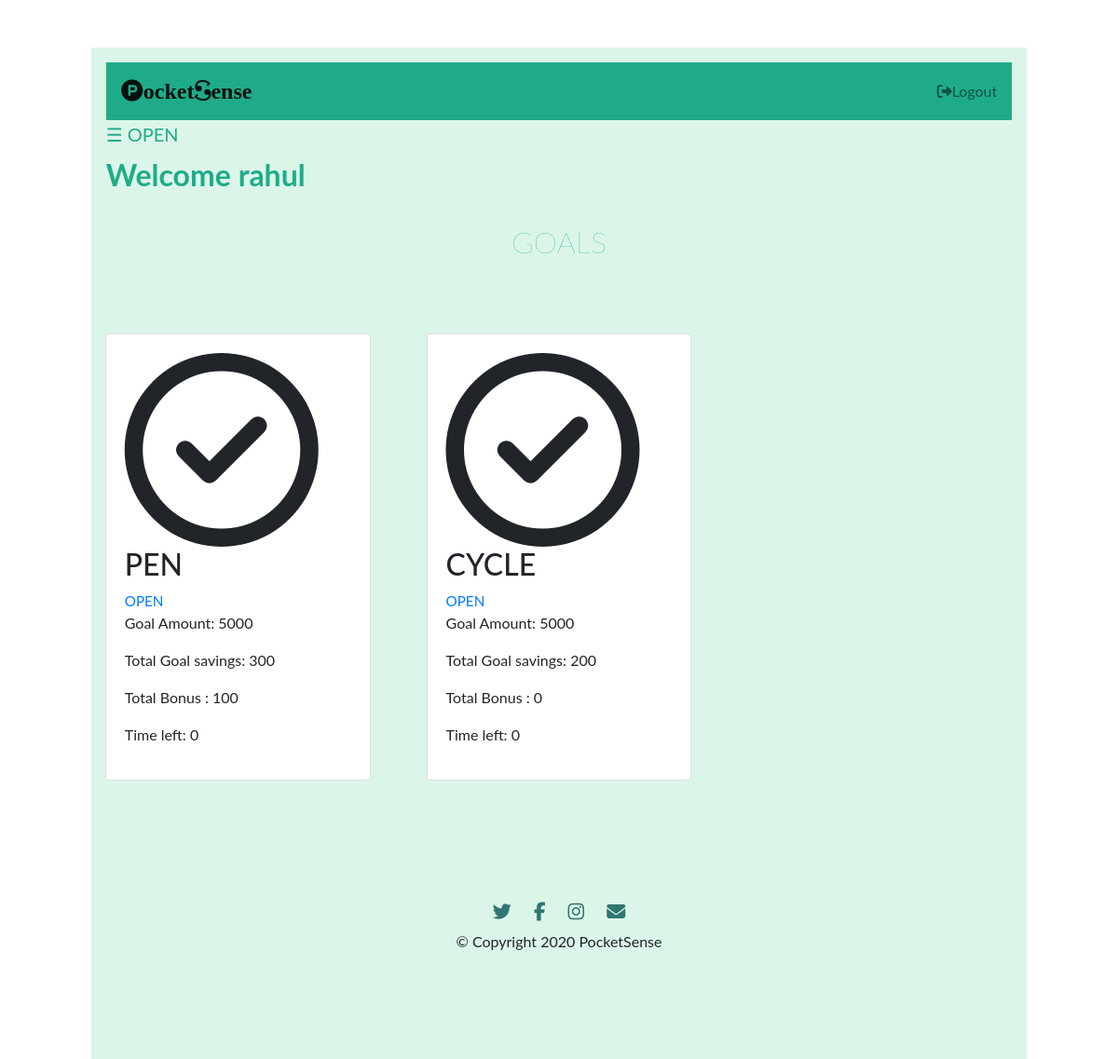
/task/index (signed in), run on an earlier commit of the app's database.
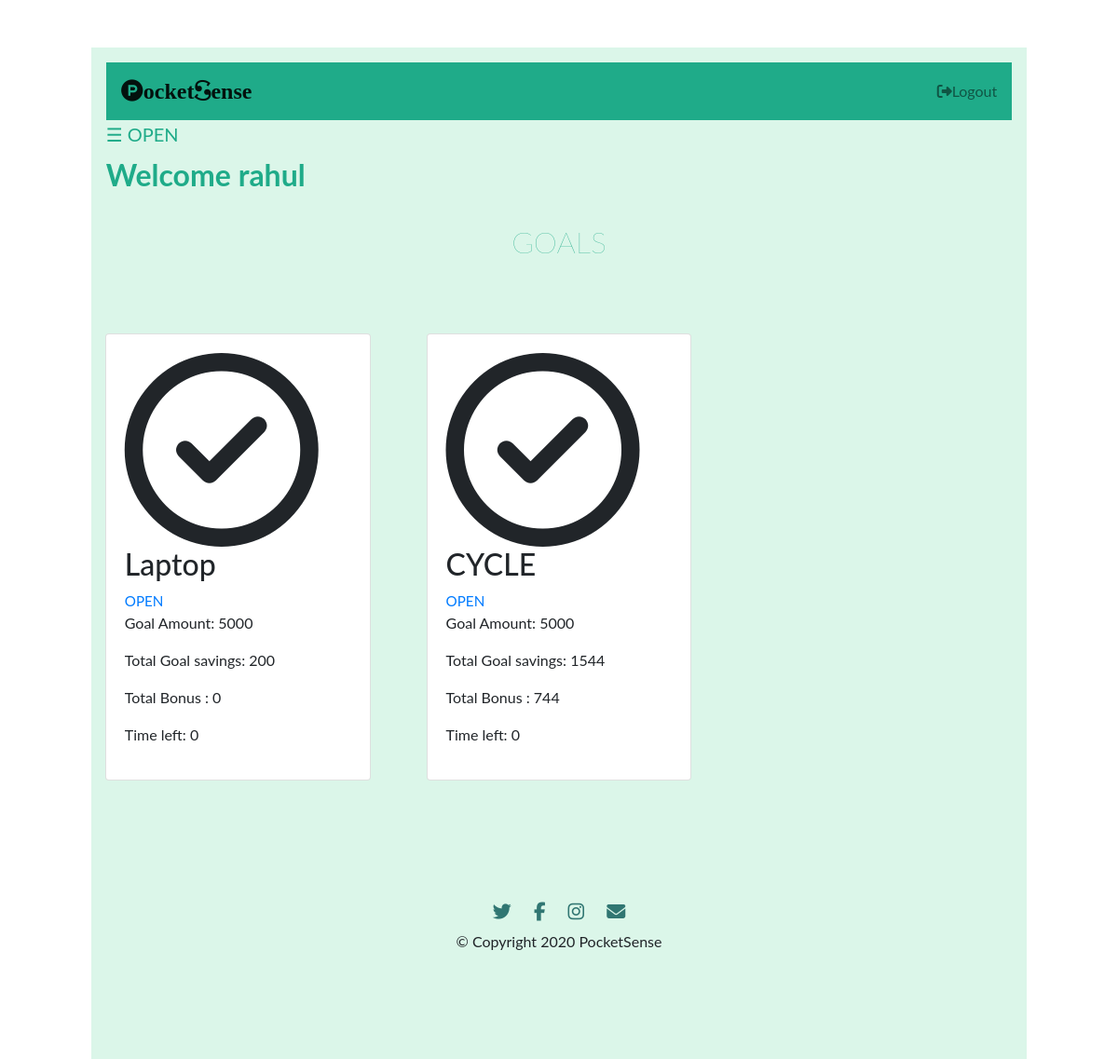
And on a later commit of the database.
### tables this page shows
CREATE TABLE parent(
	parent_id INTEGER PRIMARY KEY AUTOINCREMENT,
	parent_username TEXT UNIQUE NOT NULL,
	parent_email TEXT UNIQUE NOT NULL,
	parent_password TEXT NOT NULL
);

CREATE TABLE goal(
	goal_id INTEGER PRIMARY KEY AUTOINCREMENT,
	author_id INTEGER ,
	task_author INTEGER,

	goal_name TEXT UNIQUE ,
	income_amt INTEGER ,
	goal_amt INTEGER ,
	goal_saving INTEGER,

	fix_saving_amt INTEGER,
	saving_amt INTEGER ,
	emergency_amt INTEGER ,
	
	bonus INTEGER ,
    time_left INTEGER ,
	personal_amt INTEGER ,
	counter INTEGER,

	created TIMESTAMP DEFAULT CURRENT_TIMESTAMP,


	task_name  TEXT,

	task_amt INTEGER,
	task_count INTEGER,
	
	FOREIGN KEY (author_id) REFERENCES child (child_id),
	
	FOREIGN KEY (task_author) REFERENCES parent (parent_id)

);

### fin/task.py (the view)
@bp.route('/index' ,  methods = ('GET' , 'POST'))
@parent_login_required
def index():
    db = get_db()
    goals = db.execute(
        'SELECT go.goal_id , child_username , goal_amt , goal_name , saving_amt , bonus , time_left , author_id , goal_saving'
        ' FROM goal go JOIN child u ON go.author_id = u.child_id'
        ' ORDER BY created DESC'
    ).fetchall()
    return render_template('task/index.html', goals=goals)

### fin/auth.py (called while the page is built)
@bp.before_app_request
def load_logged_in_parent():
    parent_id = session.get('parent_id')
    if parent_id is None:
        g.parent = None
    else:
        g.parent = get_db().execute(
            'SELECT * FROM parent WHERE parent_id = ?', (parent_id,)
        ).fetchone()

def parent_login_required(view):
    @functools.wraps(view)
    def wrapped_view(**kwargs):
        if g.parent is None:
            return redirect(url_for('auth.parent_login'))
        return view(**kwargs)
    return wrapped_view

@bp.before_app_request
def load_logged_in_child():
    child_id = session.get('child_id')
    if child_id is None:
        g.child = None
    else:
        g.child = get_db().execute(
            'SELECT * FROM child WHERE child_id = ?', (child_id,)
        ).fetchone()

### fin/db.py (called while the page is built)
def get_db():
	if 'db' not in g:
		g.db = sqlite3.connect( current_app.config['DATABASE'] , detect_types=sqlite3.PARSE_DECLTYPES)
		g.db.row_factory = sqlite3.Row
	return g.db

### fin/templates/task/index.html (shortened to what this page needs)
<!DOCTYPE html>
<html>
<head>
  <link rel="stylesheet" href="https://stackpath.bootstrapcdn.com/bootstrap/4.5.0/css/bootstrap.min.css">
<link rel="stylesheet" href="{{ url_for('static', filename='account.css') }}">
</head>
<body>
  <section id="main">
  <div class="container-fluid">
    <section id="first">
      <div id="main">
        <nav class="navbar navbar-light" style="background-color: #1fab89;">
          <a class="navbar-brand" href=""><i class="fa fa-product-hunt" aria-hidden="true"></i>ocket<i class="fa fa-scribd" aria-hidden="true"></i>ense</a>
          <ul class="navbar-nav ml-auto">
            <li class="nav-item">
              {% if g.parent %}
              <a class="nav-link" href="{{ url_for('auth.parent_logout') }}"><i class="fa fa-sign-out" aria-hidden="true"></i>Logout</a>
              {% endif %}
            </li>
          </ul>
        </nav>
        <span class="op" style="font-size:20px;cursor:pointer" onclick="openNav()">&#9776; OPEN</span>
         {% if g.parent %}
        <h2 class="title">Welcome {{ g.parent['parent_username'] }}</h2>
        {% endif %}
      </div>
    <section id="third">
      <h2 class="title_goal">GOALS</h2>
      <div class="card-deck row">
         {% for goal in goals %}
         {% if g.parent['parent_id'] == goal['author_id'] %}
        <div class="pricing-column col-lg-4 col-md-6">
          <div class="card">
            <div class="card-body">
                 <i class="fa fa-ch fa-check-circle-o" aria-hidden="true"></i>
                <h2>{{ goal['goal_name'] }}</h2>
                 <a style = font-size:95%; class="action" href="{{ url_for('task.display' , id=goal['goal_id'])}}">OPEN</a>
                <p class="price-p">Goal Amount: {{ goal['goal_amt'] }}</p>
                <p class="price-p">Total Goal savings: {{ goal['goal_saving'] }}</p>
                <p class="price-p">Total Bonus : {{ goal['bonus'] }}</p>
                <p class="price-p">Time left: {{ goal['time_left'] }}</p>
            </div>
          </div>
        </div>
           {% endif %}
            {% endfor %}
      </div>
    </section>
    <footer id="footer">
      <a href="https://twitter.com/account/access"><i class="fa fa-twitter footer-ic fa-lg" aria-hidden="true"></i></a>
      <a href="https://twitter.com/account/access"><i class="fa fa-facebook footer-ic fa-lg " aria-hidden="true"></i></a>
      <a href="https://twitter.com/account/access"><i class="fa fa-instagram footer-ic fa-lg" aria-hidden="true"></i></a>
      <a href="https://twitter.com/account/access"><i class="fa fa-envelope footer-ic fa-lg" aria-hidden="true"></i></a>
      <p class="f-p">© Copyright 2020 PocketSense</p>
    </footer>
  </div>
</section>
</body>
</html>

### fin/static/account.css (style rules this page uses)
body { font-family: "Lato", sans-serif; transition: background-color .5s; }
.container-fluid { padding: 3% 7% 3%; }
.navbar-brand { font-family: "Ubuntu"; font-size: 1.5rem; font-weight: bold; color: #1fab89; }
.title { font-weight: bold; color:#1fab89; padding-top: 1%; }
.title_goal { font-weight: lighter; text-align: center; color:#1fab89; padding-top: 1%; padding-bottom: 50px; }
.op { color: #1fab89; padding-top: 3%; padding-bottom: 100%; }
.card { margin: 0 auto; float: none; }
.fa-ch { text-align: center; margin: auto; font-size: 13em !important; }
.card-deck { padding-top: 20px; }
#first { background-color: #dbf6e9; padding-bottom: 50px; }
#third { background-color: #dbf6e9; padding-bottom: 50px; margin: auto; }
#main { transition: margin-left .5s; padding: 16px; }
#footer { text-align: center; background-color: #dbf6e9; padding: 7% 15% }
.footer-ic { margin: 20px 10px; color: #307672; }

What changed in the data, as far as the page shows it:
removed goal: goal_name "PEN", goal_amt "5000", goal_saving "300", bonus "100", time_left "0"
added goal: goal_name "Laptop", goal_amt "5000", goal_saving "200", bonus "0", time_left "0"
changed goal "CYCLE": goal_saving "200" → "1544"; bonus "0" → "744"
